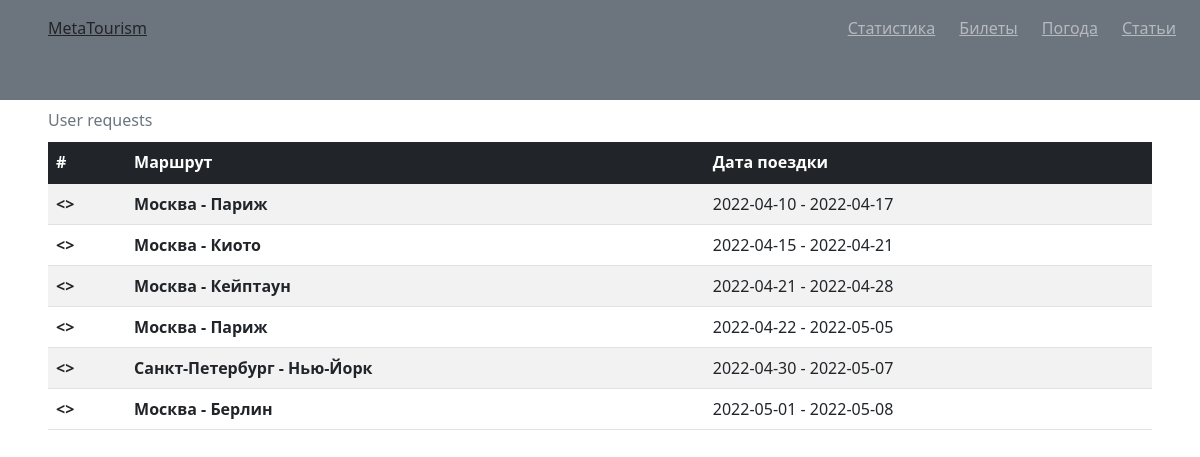
Page /statistics on the earlier database version.
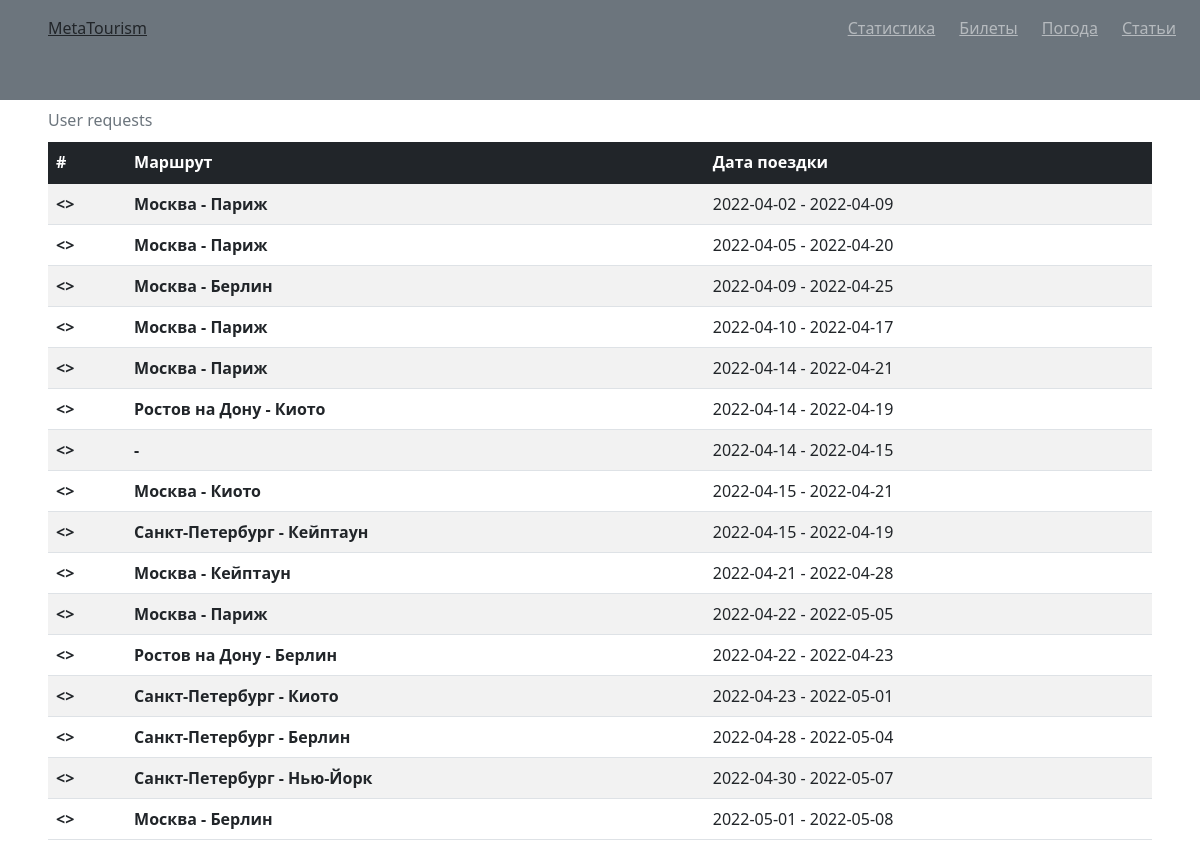
Same page on the later database version.
### main.py (models this page shows, shortened)
class UserRequest(db.Model):
    id = db.Column(db.Integer, primary_key=True)
    city_from = db.Column(db.String(50), nullable=False)
    city_to = db.Column(db.String(50), nullable=False)
    date_there = db.Column(db.DateTime, default=datetime.utcnow)
    date_back = db.Column(db.DateTime, nullable=True)

### main.py (the view)
@app.route('/statistics', methods=['GET'])
def statistics():
    reqs = UserRequest.query.order_by(UserRequest.date_there).all()
    create_popularity_of_cities_diagram()
    diagram = Image.open('statistics/diagram1.png')
    return render_template('statistics.html', reqs=reqs, diagram=diagram)

### main.py (called while the page is built)
def create_popularity_of_cities_diagram():
    conn = sqlite3.connect('requests.db')
    cur = conn.cursor()
    cur.execute("SELECT city_to, COUNT(city_to) FROM user_request GROUP BY city_to;")
    query_result = cur.fetchall()
    x = []
    y = []
    for element in query_result:
        x.append(element[0])
        y.append(element[1])
    plt.title('Популярность городов', fontsize=16)
    plt.xlabel('Город', fontsize=12)
    plt.ylabel('Количество запросов', fontsize=12)
    plt.bar(x, y)
    plt.savefig('statistics/diagram1.png')

### templates/statistics.html (shortened to what this page needs)
{% extends "base.html" %}
{% block body %}
<div class="media">
  <div class="media-body mx-lg-5">
 <table class="table table-striped caption-top">
 <caption>User requests</caption>
  <thead class="table-dark">
    <tr>
      <th scope="col">#</th>
      <th scope="col">Маршрут</th>
      <th scope="col">Дата поездки</th>
    </tr>
  </thead>
       <tbody>{% for req in reqs %}
       <tr>
         <th scope="row"><></th>
         <th scope="row">{{ req.city_from }} - {{ req.city_to }}</th>
         <td scope="row">{{ req.date_there.date() }} - {{ req.date_back.date() }}</td>
       </tr>{% endfor %}
       </tbody>
     </table>
  </div>
</div>
{% endblock %}

### templates/base.html (shortened to what this page needs)
<!doctype html>
<html lang="ru">
<head>
    <link rel="stylesheet" href="https://cdn.jsdelivr.net/npm/bootstrap@5.1.3/dist/css/bootstrap.min.css">
</head>
<body>
<div class="d-flex flex-column flex-md-row pb-4 bg-secondary">
        <a class="ml-lg-5 py-2 ms-md-5 mt-2 text-dark font-weight-bold" href="/">MetaTourism
            <svg class="bi d-block mx-auto mb-1" width="24" height="24"><use xlink:href="#home"></use></svg>
        </a>
          <nav class="d-md-inline-flex mt-2 ms-md-auto">
            <a class=" me-4 py-2 text-white-50 font-weight-bold" href="/statistics">Статистика</a>
            <a class=" me-4 py-2 text-white-50 font-weight-bold" href="/avia">Билеты</a>
            <a class=" me-4 py-2 text-white-50 font-weight-bold" href="/weather">Погода</a>
            <a class=" me-4 py-2 text-white-50 font-weight-bold" href="/articles">Статьи</a>
          </nav>
    </div>
{% block body %} {% endblock %}
</body>
</html>

Differences in the rows shown:
added UserRequest: city_from "Москва", city_to "Париж", date_there "2022-04-02", date_back "2022-04-09"
added UserRequest: city_from "Москва", city_to "Париж", date_there "2022-04-05", date_back "2022-04-20"
added UserRequest: city_from "Москва", city_to "Берлин", date_there "2022-04-09", date_back "2022-04-25"
added UserRequest: city_from "Москва", city_to "Париж", date_there "2022-04-14", date_back "2022-04-21"
added UserRequest: city_from "Ростов на Дону", city_to "Киото", date_there "2022-04-14", date_back "2022-04-19"
added UserRequest: date_there "2022-04-14", date_back "2022-04-15"
added UserRequest: city_from "Санкт-Петербург", city_to "Кейптаун", date_there "2022-04-15", date_back "2022-04-19"
added UserRequest: city_from "Ростов на Дону", city_to "Берлин", date_there "2022-04-22", date_back "2022-04-23"
added UserRequest: city_from "Санкт-Петербург", city_to "Киото", date_there "2022-04-23", date_back "2022-05-01"
added UserRequest: city_from "Санкт-Петербург", city_to "Берлин", date_there "2022-04-28", date_back "2022-05-04"
